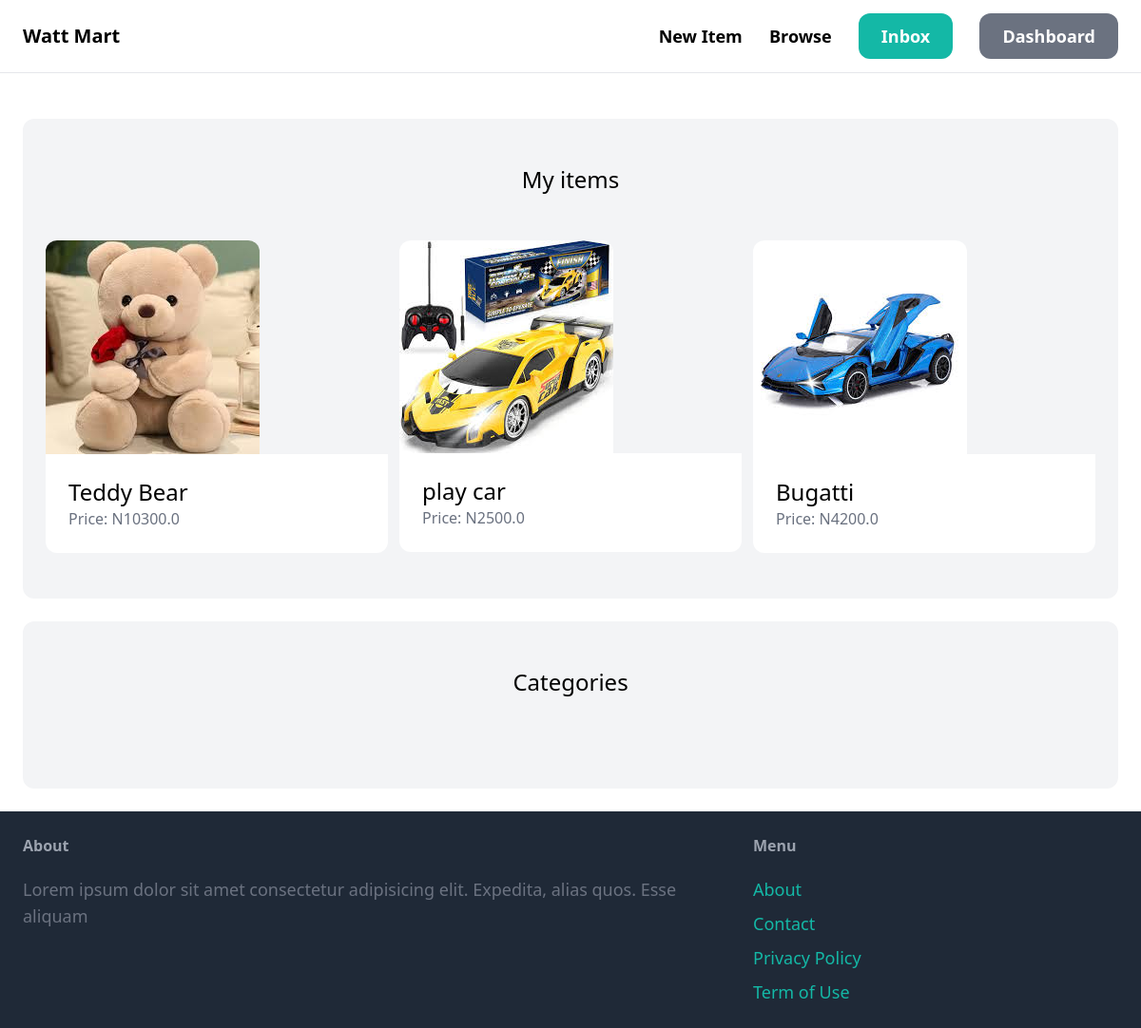
Before: /dashboard/ (signed in) with the older database file.
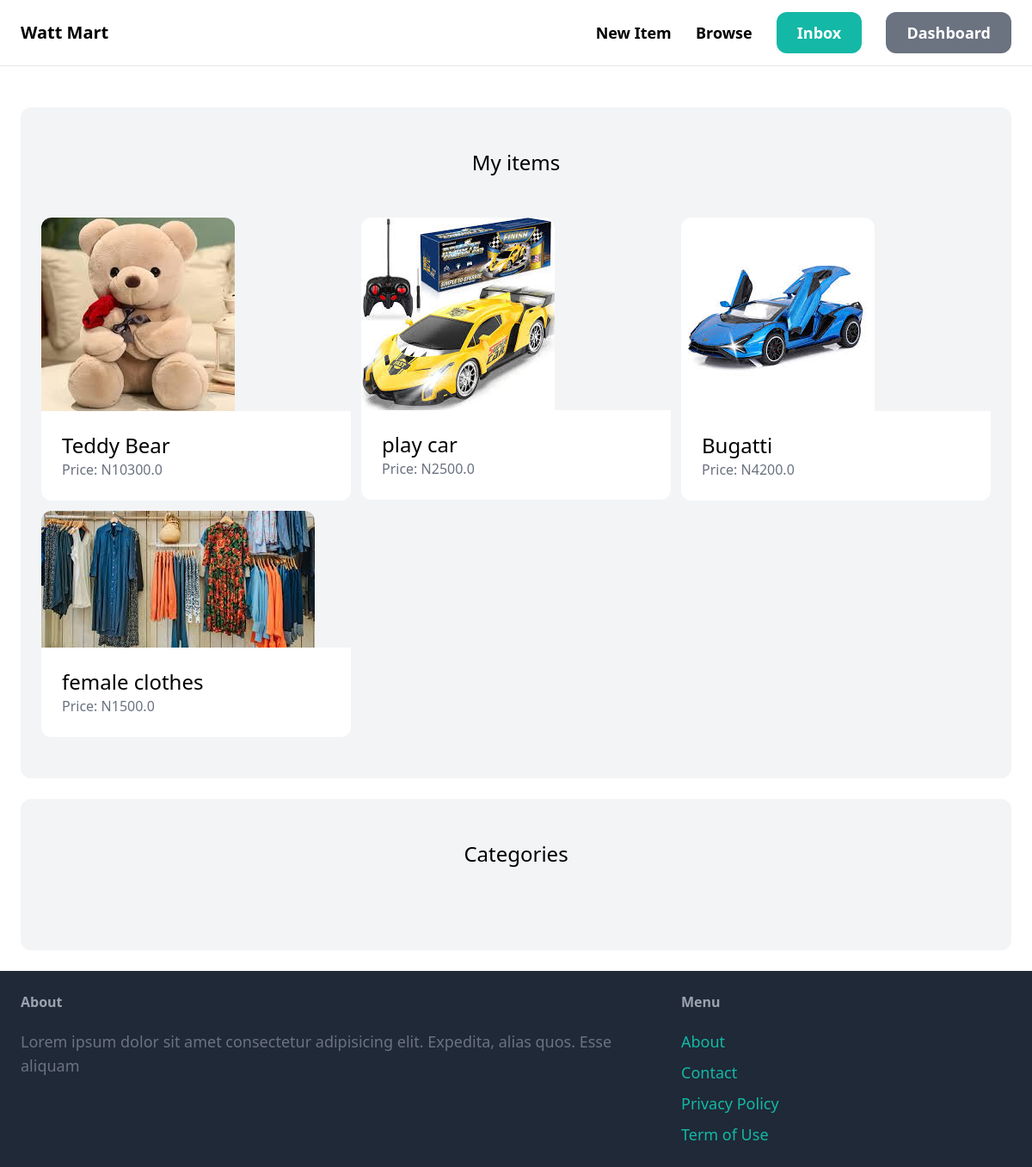
After: the same page with the newer database file.
### item/models.py (models this page shows, shortened)
class Item(models.Model):
    category = models.ForeignKey(Category, related_name='items', on_delete=models.CASCADE)
    name = models.CharField(max_length=255)
    description = models.TextField(blank=True, null=True)
    price = models.FloatField()
    image = models.ImageField(upload_to='item_images', blank=True, null=True)
    is_sold = models.BooleanField(default=False)
    created_by = models.ForeignKey(User, related_name='item', on_delete=models.CASCADE)
    created_at = models.DateTimeField(auto_now_add=True)

### dashboard/views.py (the view)
# urls.py: path('', views.index, name='index'),
@login_required
def index(request):
    items = Item.objects.filter(created_by=request.user)
    return render(request, 'dashboard/index.html', {'items': items})

### dashboard/templates/dashboard/index.html (shortened to what this page needs)
{% extends 'core/base.html' %}
{% block content %}
    <div class="mt-6 px-6 py-12 bg-gray-100 rounded-xl">
        <h2 class="mb-12 text-2xl text-center">My items</h2>
        <div class="grid grid-cols-3 gap-3">
            {% for item in items %}
                <div>
                    <a href="{% url 'item:detail' item.id %}">
                        <div>
                            <img src="{{ item.image.url }}" class="rounded-t-xl">
                        </div>
                        <div class="p-6 bg-white rounded-b-xl">
                            <h2 class="text-2xl">{{ item.name }}</h2>
                            <p class="text-gray-500">Price: N{{ item.price }}</p>
                        </div>
                    </a>
                </div>
            {% endfor %}
        </div>
    </div>
    <div class="mt-6 px-6 py-12 bg-gray-100 rounded-xl">
        <h2 class="mb-12 text-2xl text-center">Categories</h2>
    </div>
{% endblock %}

Changed rows visible on the page:
added Item: image (picture), name "female clothes", price "1500.0"
